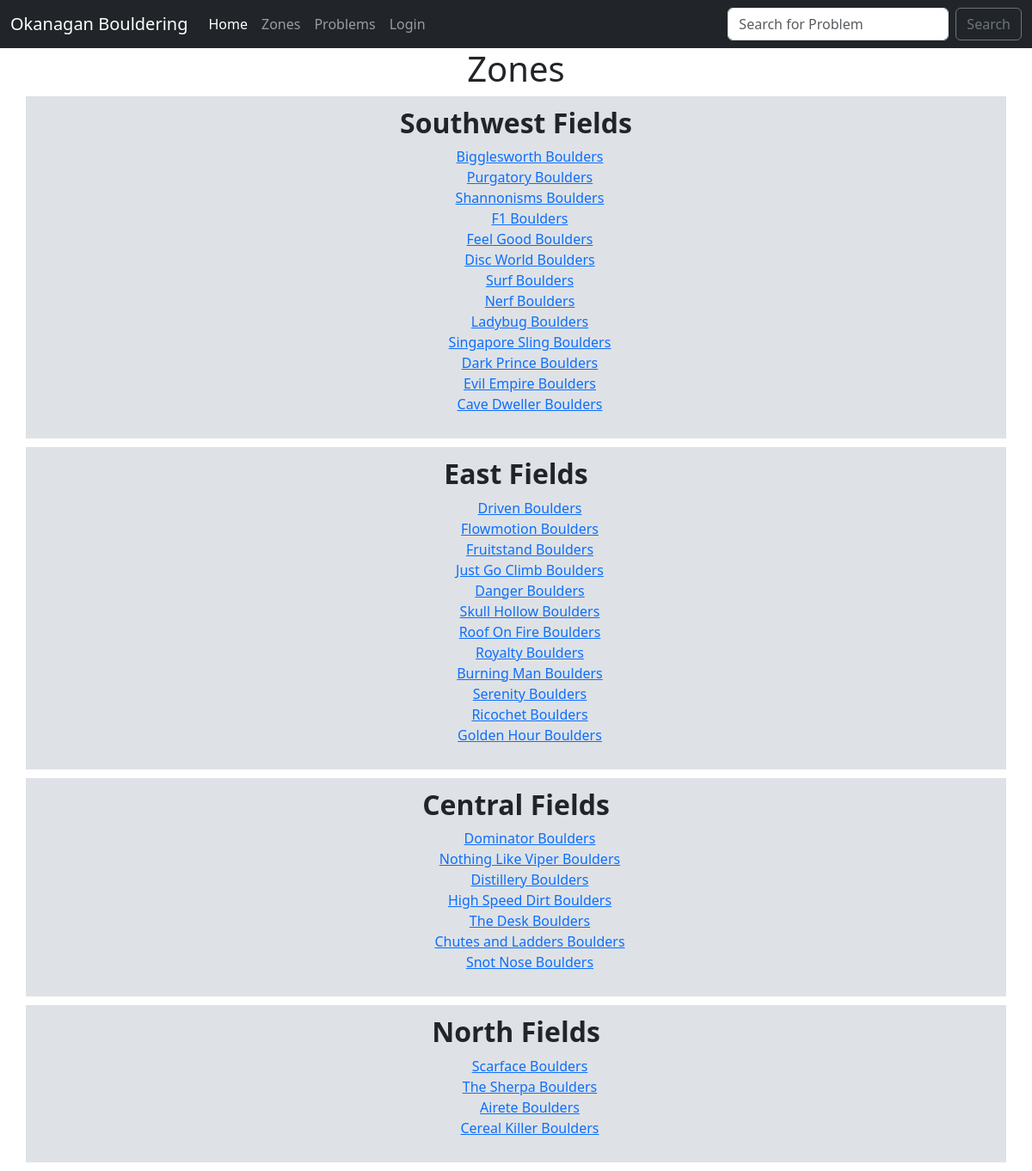
The page /zones on the database its author committed.
### guide/models.py (models this page shows, shortened)
class Zone(models.Model):
    name = models.CharField(max_length=100)

class Area(models.Model):
    name = models.CharField(max_length=100)
    map = models.ImageField(null=True, blank=True)
    approach = models.TextField(null=True, blank=True)
    best_problems = models.CharField(max_length=200, null=True, blank=True)
    zone = models.ForeignKey(Zone, blank=True, null=True, on_delete=models.CASCADE)
    def __str__(self):
        return self.name

### guide/views.py (the view)
# urls.py: path("zones", views.zones, name="zones"),
def zones(request):
    return render(request, "guide/zones.html", {
        'areas': Area.objects.all(),
        'zones': Zone.objects.all()
    })

### guide/templates/guide/zones.html (shortened to what this page needs)
{% extends "guide/layout.html" %}
{% block body %}
<h1>Zones</h1>
<div>
    {% for zone in zones %}
    <div class="container border border-2" id="zone_container">
        <h2><strong>{{ zone.name }}</strong></h2>
            <ul>
            {% for area in areas %}
            {% if area.zone == zone %}
            <li class="list-group-item">
                <a href="{% url 'area' area.name %}">{{ area }}</a>
            </li>
            {% endif %}
            {% endfor %}
            </ul>
    </div>
    {% endfor %}
</div>
{% endblock %}

### guide/templates/guide/layout.html (shortened to what this page needs)
{% load static %}
<!DOCTYPE html>
<html lang="en">
    <head>
        <link href="https://cdn.jsdelivr.net/npm/bootstrap@5.3.3/dist/css/bootstrap.min.css" rel="stylesheet">
        <link rel="stylesheet" href="{% static 'css/styles.css' %}">
    </head>
    <body>
        <nav class="navbar navbar-expand-lg navbar-dark bg-dark">
            <div class="container-fluid">
              <a class="navbar-brand" href="{% url 'index' %}">Okanagan Bouldering</a>
              <div class="collapse navbar-collapse" id="navbarSupportedContent">
                <ul class="navbar-nav me-auto mb-2 mb-lg-0">
                    <li class="nav-item">
                    <a class="nav-link active" aria-current="page" href="{% url 'index' %}">Home</a>
                    </li>
                    <li class="nav-item">
                    <a class="nav-link" href="{% url 'zones' %}">Zones</a>
                    </li>
                    <li class="nav-item">
                    <a class="nav-link" href="{% url 'problems' %}">Problems</a>
                    </li>
                  {% if user.is_authenticated %}
                    <li class="nav-item">
                        <a class="nav-link" href="{% url 'addproblem' %}">Add Problem</a>
                    </li>
                    <li class="nav-item">
                      <a class="nav-link" href="{% url 'profile' %}">Profile</a>
                    </li>
                    <li class="nav-item">
                        <a class="nav-link" href="{% url 'logout_user' %}">Log Out</a>
                    </li>
                    {% else %}
                    <li class="nav-item">
                        <a class="nav-link" href="{% url 'login_user' %}">Login</a>
                    {% endif %}
                    </li>
                </ul>
                <form class="d-flex" method="POST" action="{% url 'search' %}">
                  <input class="form-control me-2" name="searched" type="search" placeholder="Search for Problem" aria-label="Search">
                  <button class="btn btn-outline-secondary" type="submit">Search</button>
                </form>
              </div>
            </div>
          </nav>
        {% block body %}
        {% endblock %}
    </body>
    </html>

### static/css/styles.css (style rules this page uses)
body { text-align: center; }
#zone_container { padding: 10px; margin-bottom: 10px; background-color: var(--bs-gray-300); }

### rows shown on the page
Zone: name "Southwest Fields"
Area: name "Bigglesworth Boulders"
Area: name "Purgatory Boulders"
Area: name "Shannonisms Boulders"
Area: name "F1 Boulders"
Area: name "Feel Good Boulders"
Area: name "Disc World Boulders"
Area: name "Surf Boulders"
Area: name "Nerf Boulders"
Area: name "Ladybug Boulders"
Area: name "Singapore Sling Boulders"
Area: name "Dark Prince Boulders"
Area: name "Evil Empire Boulders"
Area: name "Cave Dweller Boulders"
Zone: name "East Fields"
Area: name "Driven Boulders"
Area: name "Flowmotion Boulders"
Area: name "Fruitstand Boulders"
Area: name "Just Go Climb Boulders"
Area: name "Danger Boulders"
Area: name "Skull Hollow Boulders"
Area: name "Roof On Fire Boulders"
Area: name "Royalty Boulders"
Area: name "Burning Man Boulders"
Area: name "Serenity Boulders"
Area: name "Ricochet Boulders"
Area: name "Golden Hour Boulders"
Zone: name "Central Fields"
Area: name "Dominator Boulders"
Area: name "Nothing Like Viper Boulders"
Area: name "Distillery Boulders"
Area: name "High Speed Dirt Boulders"
Area: name "The Desk Boulders"
Area: name "Chutes and Ladders Boulders"
Area: name "Snot Nose Boulders"
Zone: name "North Fields"
Area: name "Scarface Boulders"
Area: name "The Sherpa Boulders"
Area: name "Airete Boulders"
Area: name "Cereal Killer Boulders"
